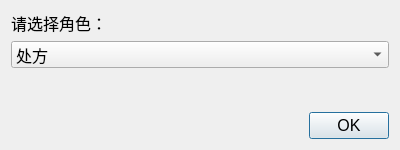
<?xml version="1.0" encoding="UTF-8"?>
<ui version="4.0">
 <class>LoginDialog</class>
 <widget class="QDialog" name="LoginDialog">
  <property name="windowModality">
   <enum>Qt::ApplicationModal</enum>
  </property>
  <property name="geometry">
   <rect>
    <x>0</x>
    <y>0</y>
    <width>400</width>
    <height>150</height>
   </rect>
  </property>
  <property name="windowTitle">
   <string>登录</string>
  </property>
  <property name="modal">
   <bool>true</bool>
  </property>
  <layout class="QVBoxLayout" name="verticalLayout">
   <item>
    <widget class="QLabel" name="label">
     <property name="font">
      <font>
       <pointsize>12</pointsize>
      </font>
     </property>
     <property name="text">
      <string>请选择角色：</string>
     </property>
    </widget>
   </item>
   <item>
    <widget class="QComboBox" name="comboBox">
     <property name="font">
      <font>
       <pointsize>12</pointsize>
      </font>
     </property>
     <item>
      <property name="text">
       <string>处方</string>
      </property>
     </item>
     <item>
      <property name="text">
       <string>库存</string>
      </property>
     </item>
     <item>
      <property name="text">
       <string>全权</string>
      </property>
     </item>
    </widget>
   </item>
   <item>
    <spacer name="verticalSpacer">
     <property name="font">
      <font>
       <pointsize>12</pointsize>
      </font>
     </property>
     <property name="orientation">
      <enum>Qt::Vertical</enum>
     </property>
     <property name="sizeHint" stdset="0">
      <size>
       <width>20</width>
       <height>40</height>
      </size>
     </property>
    </spacer>
   </item>
   <item>
    <widget class="QDialogButtonBox" name="buttonBox">
     <property name="font">
      <font>
       <pointsize>12</pointsize>
      </font>
     </property>
     <property name="orientation">
      <enum>Qt::Horizontal</enum>
     </property>
     <property name="standardButtons">
      <set>QDialogButtonBox::Ok</set>
     </property>
    </widget>
   </item>
  </layout>
 </widget>
 <resources/>
 <connections>
  <connection>
   <sender>buttonBox</sender>
   <signal>accepted()</signal>
   <receiver>LoginDialog</receiver>
   <slot>accept()</slot>
   <hints>
    <hint type="sourcelabel">
     <x>248</x>
     <y>254</y>
    </hint>
    <hint type="destinationlabel">
     <x>157</x>
     <y>274</y>
    </hint>
   </hints>
  </connection>
  <connection>
   <sender>buttonBox</sender>
   <signal>rejected()</signal>
   <receiver>LoginDialog</receiver>
   <slot>reject()</slot>
   <hints>
    <hint type="sourcelabel">
     <x>316</x>
     <y>260</y>
    </hint>
    <hint type="destinationlabel">
     <x>286</x>
     <y>274</y>
    </hint>
   </hints>
  </connection>
 </connections>
</ui>
